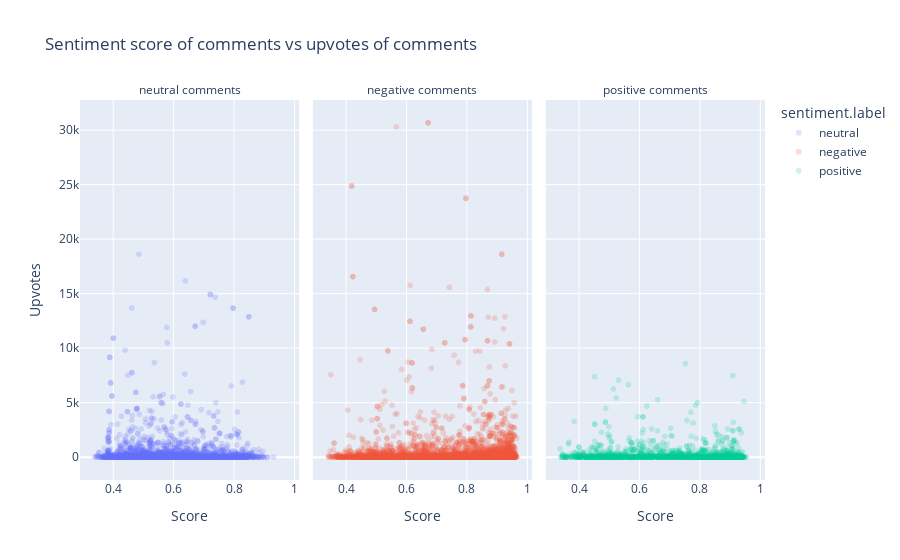

Source (notebook cell):
### Markdown cell above
## Is there a correlation between comment upvotes and comment sentiment?

### Code cell
# Scatterplot of the sentiment.score vs upvotes, colored in by sentiment.label and facetted by the sentiment.label
fig = px.scatter(comments_df, x="sentiment.score", y="upvotes", color="sentiment.label", facet_col="sentiment.label",
                 title="Sentiment score of comments vs upvotes of comments",
                 labels={"sentiment.score": "Score", "upvotes": "Upvotes"},
                 opacity=0.2)
fig.for_each_annotation(lambda a: a.update(text=a.text.split("=")[-1]+ " comments"))
fig.show()

### Figure 1 — Plotly figure (JSON) as saved in the notebook; plotly's stock layout.template omitted (floating-point values rounded to 4 significant figures; data arrays with more than 128 entries replaced by an {"elided": "..."} marker saying what was removed)
{"data": [{"hovertemplate": "sentiment.label=neutral<br>Score=%{x}<br>Upvotes=%{y}<extra></extra>", "legendgroup": "neutral", "marker": {"color": "#636efa", "opacity": 0.2, "symbol": "circle"}, "mode": "markers", "name": "neutral", "showlegend": true, "type": "scattergl", "x": {"elided": "3456 float values"}, "xaxis": "x", "y": {"elided": "3456 int values"}, "yaxis": "y"}, {"hovertemplate": "sentiment.label=negative<br>Score=%{x}<br>Upvotes=%{y}<extra></extra>", "legendgroup": "negative", "marker": {"color": "#EF553B", "opacity": 0.2, "symbol": "circle"}, "mode": "markers", "name": "negative", "showlegend": true, "type": "scattergl", "x": {"elided": "5115 float values"}, "xaxis": "x2", "y": {"elided": "5115 int values"}, "yaxis": "y2"}, {"hovertemplate": "sentiment.label=positive<br>Score=%{x}<br>Upvotes=%{y}<extra></extra>", "legendgroup": "positive", "marker": {"color": "#00cc96", "opacity": 0.2, "symbol": "circle"}, "mode": "markers", "name": "positive", "showlegend": true, "type": "scattergl", "x": {"elided": "2001 float values"}, "xaxis": "x3", "y": {"elided": "2001 int values"}, "yaxis": "y3"}], "layout": {"annotations": [{"font": {}, "showarrow": false, "text": "neutral comments", "x": 0.16, "xanchor": "center", "xref": "paper", "y": 1, "yanchor": "bottom", "yref": "paper"}, {"font": {}, "showarrow": false, "text": "negative comments", "x": 0.5, "xanchor": "center", "xref": "paper", "y": 1, "yanchor": "bottom", "yref": "paper"}, {"font": {}, "showarrow": false, "text": "positive comments", "x": 0.84, "xanchor": "center", "xref": "paper", "y": 1, "yanchor": "bottom", "yref": "paper"}], "legend": {"title": {"text": "sentiment.label"}, "tracegroupgap": 0}, "title": {"text": "Sentiment score of comments vs upvotes of comments"}, "xaxis": {"anchor": "y", "domain": [0, 0.32], "title": {"text": "Score"}}, "xaxis2": {"anchor": "y2", "domain": [0.34, 0.66], "matches": "x", "title": {"text": "Score"}}, "xaxis3": {"anchor": "y3", "domain": [0.68, 1.0], "matches": "x", "title": {"text": "Score"}}, "yaxis": {"anchor": "x", "domain": [0, 1], "title": {"text": "Upvotes"}}, "yaxis2": {"anchor": "x2", "domain": [0, 1], "matches": "y", "showticklabels": false}, "yaxis3": {"anchor": "x3", "domain": [0, 1], "matches": "y", "showticklabels": false}}}
